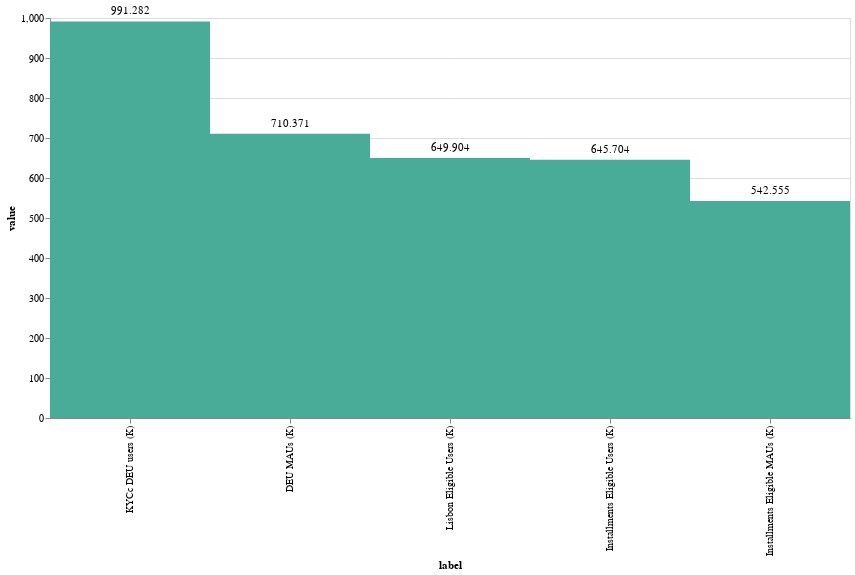

The cell this chart's notebook holds for it:
### Markdown cell above
<a id='section1'></a>
# How many users are currently eligible for this product in Germany?

For this exercise, we only look into users that are eligible for the Installments Loans product as of January 31st, 2022. The eligibility criteria for this product at this point in time is as follows:
- Has an eligible Lisbon score (<= 12). For this we look into our credit score service Einsteinium and check which users have an eligible score for this product.
- Has German T&Cs
- Doesn’t have an on-going dunning process
- Haven’t had a write-off


Also, since eligible users should have eligible transactions for this product (and therefore be MAUs), we will look into these two levels of eligibility. Below we can see that as of our reference date, 991.3K KYCc users we have in Germany as of our reference date, and that about 72% of those are MAUs.

On top of that, we split the Lisbon eligibility from the dunning/ write-off one, and it seems that we only have about 4.2K users being excluded due to these extra eligibility steps.

### Code cell
af.column_single_label(grouped_elig_users_df, af.teal, "label", "value", 800, 400, "-y")

### Figure 1 — Vega-Lite specification as saved in the notebook (floating-point values rounded to 4 significant figures)
{"config": {"view": {"continuousWidth": 400, "continuousHeight": 300}}, "layer": [{"mark": {"type": "rect", "color": "#48AC98"}, "encoding": {"x": {"field": "label", "sort": "-y", "type": "nominal"}, "y": {"field": "value", "type": "quantitative"}}, "height": 400, "width": 800}, {"mark": {"type": "text", "align": "center", "baseline": "middle", "dy": -10}, "encoding": {"text": {"field": "value", "type": "quantitative"}, "x": {"field": "label", "sort": "-y", "type": "nominal"}, "y": {"field": "value", "type": "quantitative"}}, "height": 400, "width": 800}], "data": {"name": "data-f5abc12db7740ab50d286d93ce150f36"}, "$schema": "https://vega.github.io/schema/vega-lite/v4.17.0.json", "datasets": {"data-f5abc12db7740ab50d286d93ce150f36": [{"label": "KYCc DEU users (K)", "value": 991.3}, {"label": "DEU MAUs (K)", "value": 710.4}, {"label": "Lisbon Eligible Users (K)", "value": 649.9}, {"label": "Installments Eligible Users (K)", "value": 645.7}, {"label": "Installments Eligible MAUs (K)", "value": 542.6}]}}
